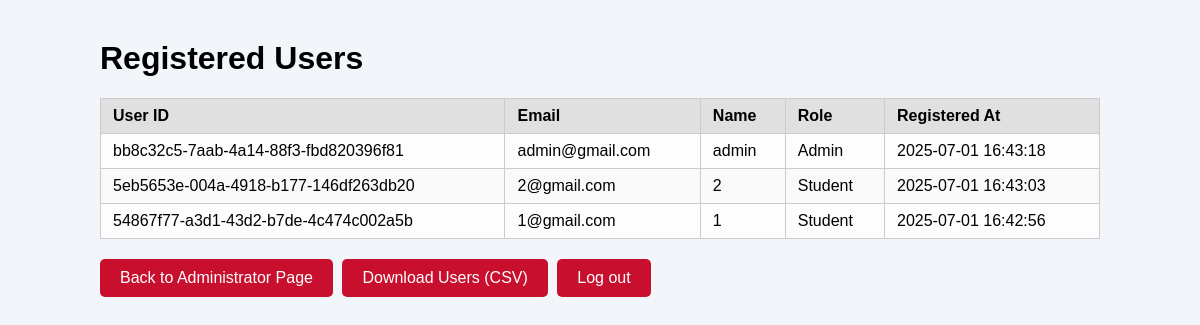
Page /full_users on the earlier database version.
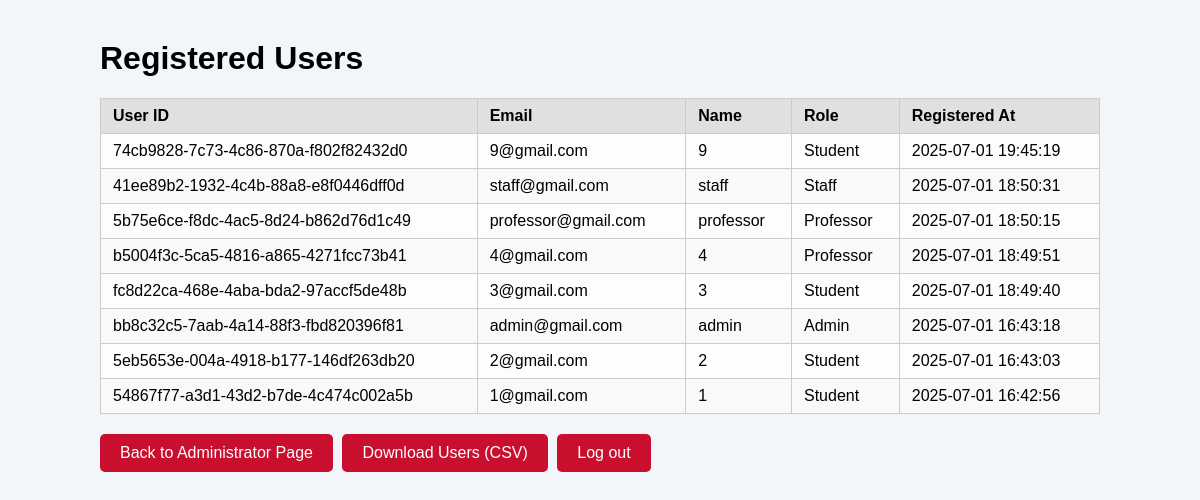
Same page on the later database version.
### tables this page shows
CREATE TABLE users (
            id TEXT PRIMARY KEY,
            name TEXT NOT NULL,
            email TEXT NOT NULL UNIQUE,
            password BLOB NOT NULL,
            role TEXT NOT NULL,
            qr_image BLOB NOT NULL,
            last_qr_time TEXT NOT NULL,
            registered_at TEXT NOT NULL
        );

### app.py (the view)
@app.route('/full_users')
def full_users():
    users = get_all_users()
    return render_template('full_users.html', users=users)

### app.py (called while the page is built)
def get_db_connection():
    conn = sqlite3.connect(DATABASE)
    conn.row_factory = sqlite3.Row
    return conn

def get_all_users():
    conn = get_db_connection()
    users = conn.execute('SELECT * FROM users ORDER BY registered_at DESC').fetchall()
    conn.close()
    return users

### templates/full_users.html (shortened to what this page needs)
<!DOCTYPE html>
<html lang="en">
<head>
    <link rel="stylesheet" type="text/css" href="{{ url_for('static', filename='css/style.css') }}">
</head>
<body>
    <div class="admin-container">
        <h1>Registered Users</h1>
        <table class="logs-table">
            <thead>
                <tr>
                    <th>User ID</th>
                    <th>Email</th>
                    <th>Name</th>
                    <th>Role</th>
                    <th>Registered At</th>
                </tr>
            </thead>
            <tbody>
                {% for user in users %}
                    <tr>
                        <td>{{ user.id }}</td>
                        <td>{{ user.email }}</td>
                        <td>{{ user.name }}</td>
                        <td>{{ user.role }}</td>
                        <td>{{ user.registered_at }}</td>
                    </tr>
                {% endfor %}
            </tbody>
        </table>
        <section class="log-actions">
            <a href="{{ url_for('administrator') }}" class="button">Back to Administrator Page</a>
            <a href="{{ url_for('download_users') }}" class="button">Download Users (CSV)</a>
            <a href="{{ url_for('logout') }}" class="button">Log out</a>
        </section>
    </div>
</body>
</html>

Differences in the rows shown:
added users: id "74cb9828-7c73-4c86-870a-f802f82432d0", email "9@gmail.com", name "9", role "Student", registered_at "2025-07-01 19:45:19"
added users: id "41ee89b2-1932-4c4b-88a8-e8f0446dff0d", email "staff@gmail.com", name "staff", role "Staff", registered_at "2025-07-01 18:50:31"
added users: id "5b75e6ce-f8dc-4ac5-8d24-b862d76d1c49", email "professor@gmail.com", name "professor", role "Professor", registered_at "2025-07-01 18:50:15"
added users: id "b5004f3c-5ca5-4816-a865-4271fcc73b41", email "4@gmail.com", name "4", role "Professor", registered_at "2025-07-01 18:49:51"
added users: id "fc8d22ca-468e-4aba-bda2-97accf5de48b", email "3@gmail.com", name "3", role "Student", registered_at "2025-07-01 18:49:40"
